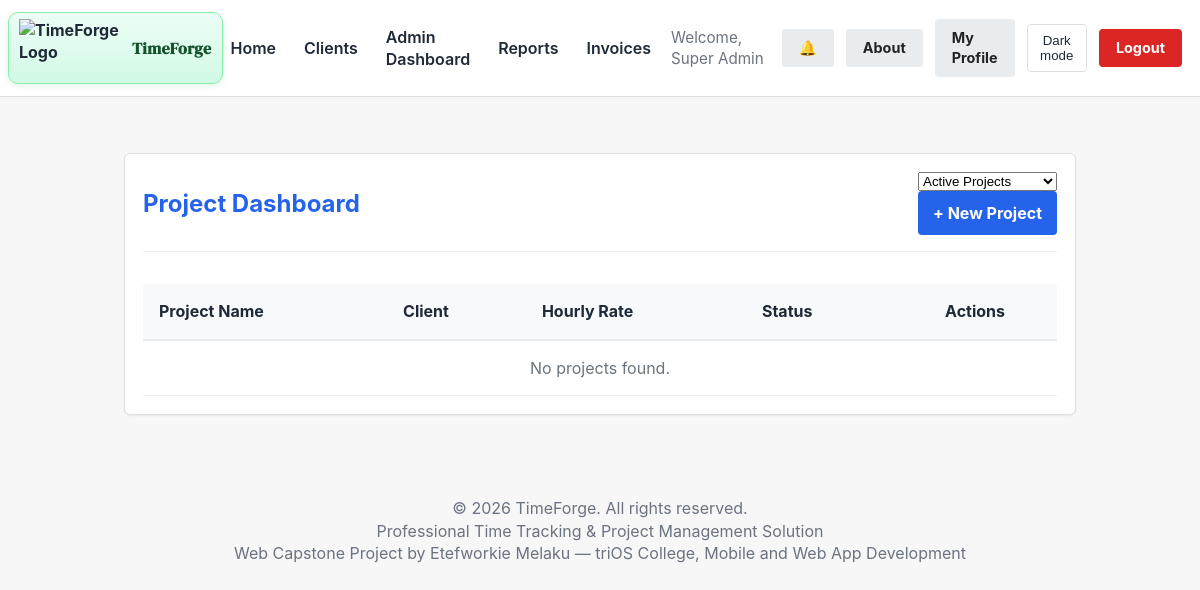
/ (signed in), run on an earlier commit of the app's database.
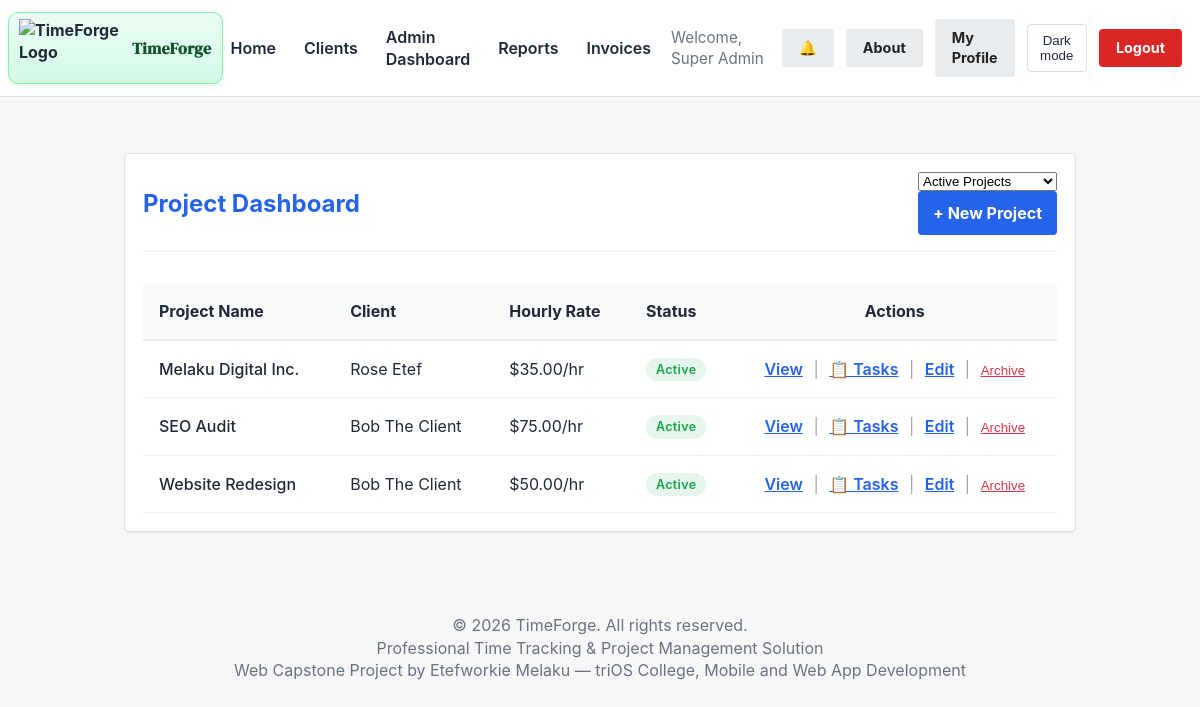
And on a later commit of the database.
### tables this page shows
CREATE TABLE `projects` (
  `id` int(11) NOT NULL AUTO_INCREMENT,
  `company_id` int(11) DEFAULT NULL,
  `project_name` varchar(100) NOT NULL,
  `description` text DEFAULT NULL,
  `client_id` int(11) NOT NULL,
  `created_by` int(11) DEFAULT NULL,
  `hourly_rate` decimal(10,2) DEFAULT 0.00,
  `budget` decimal(10,2) DEFAULT NULL,
  `deadline` date DEFAULT NULL,
  `status` enum('active','completed','archived') DEFAULT 'active',
  `stage` enum('planning','in_progress','review','testing','on_hold','completed','archived') DEFAULT 'planning',
  `created_at` timestamp NOT NULL DEFAULT current_timestamp(),
  `updated_at` timestamp NOT NULL DEFAULT current_timestamp() ON UPDATE current_timestamp(),
  `deleted_at` timestamp NULL DEFAULT NULL,
  `deleted_by` int(11) DEFAULT NULL,
  `deletion_requested` tinyint(1) DEFAULT 0,
  `deletion_requested_by` int(11) DEFAULT NULL,
  `deletion_requested_at` timestamp NULL DEFAULT NULL,
  `deletion_reason` text DEFAULT NULL,
  `progress_percentage` int(11) DEFAULT 0,
  `budget_alert_75` tinyint(1) DEFAULT 0,
  `budget_alert_90` tinyint(1) DEFAULT 0,
  `budget_alert_100` tinyint(1) DEFAULT 0,
  `screenshots_enabled` tinyint(1) NOT NULL DEFAULT 1 COMMENT '1 = auto-capture screenshots while timer runs, 0 = disabled',
  `tax_rate` decimal(5,2) DEFAULT 0.00 COMMENT 'Default tax percentage for invoices on this project',
  PRIMARY KEY (`id`),
  KEY `created_by` (`created_by`),
  KEY `projects_ibfk_1` (`client_id`),
  KEY `status` (`status`),
  KEY `deleted_at` (`deleted_at`),
  KEY `projects_company_id` (`company_id`),
  CONSTRAINT `projects_fk_company` FOREIGN KEY (`company_id`) REFERENCES `companies` (`id`) ON DELETE CASCADE,
  CONSTRAINT `projects_ibfk_1` FOREIGN KEY (`client_id`) REFERENCES `clients` (`id`) ON DELETE CASCADE,
  CONSTRAINT `projects_ibfk_2` FOREIGN KEY (`created_by`) REFERENCES `users` (`id`) ON DELETE SET NULL
);

CREATE TABLE `clients` (
  `id` int(11) NOT NULL AUTO_INCREMENT,
  `company_id` int(11) DEFAULT NULL,
  `client_name` varchar(100) NOT NULL,
  `company_name` varchar(100) DEFAULT NULL,
  `email` varchar(100) NOT NULL,
  `phone` varchar(20) DEFAULT NULL,
  `address` text DEFAULT NULL,
  `user_id` int(11) DEFAULT NULL,
  `created_by` int(11) NOT NULL,
  `created_at` timestamp NOT NULL DEFAULT current_timestamp(),
  `updated_at` timestamp NOT NULL DEFAULT current_timestamp() ON UPDATE current_timestamp(),
  `is_active` tinyint(1) DEFAULT 1,
  PRIMARY KEY (`id`),
  UNIQUE KEY `email` (`email`),
  KEY `user_id` (`user_id`),
  KEY `created_by` (`created_by`),
  KEY `is_active` (`is_active`),
  KEY `clients_company_id` (`company_id`),
  CONSTRAINT `clients_fk_company` FOREIGN KEY (`company_id`) REFERENCES `companies` (`id`) ON DELETE CASCADE,
  CONSTRAINT `clients_ibfk_1` FOREIGN KEY (`user_id`) REFERENCES `users` (`id`) ON DELETE SET NULL,
  CONSTRAINT `clients_ibfk_2` FOREIGN KEY (`created_by`) REFERENCES `users` (`id`) ON DELETE CASCADE
);

### src/Core/Auth.php (called while the page is built, shortened)
<?php
function devBypassEnabled() {
    return defined('DEV_AUTH_BYPASS') && DEV_AUTH_BYPASS === true;
}
function isLoggedIn() {
    return isset($_SESSION['user_id']) && !empty($_SESSION['user_id']);
}

### index.php (the view, shortened to what the changed rows need)
<?php
require_once __DIR__ . '/includes/auth.php';
require_once __DIR__ . '/db.php';
$role = $_SESSION['role'] ?? null;
$view = $_GET['view'] ?? '';
if (isLoggedIn() && $view !== 'welcome') {
    $whereClause = "WHERE p.deleted_at IS NULL";
    if ($role === 'admin') {
        $query = "SELECT p.*, c.client_name, c.company_name,
                  (SELECT COUNT(*) FROM tasks t WHERE t.project_id = p.id AND t.status != 'done') AS open_task_count
                  FROM projects p
                  LEFT JOIN clients c ON c.id = p.client_id
                  $whereClause AND p.company_id = :company_id
                  ORDER BY p.id DESC";
        $p_stmt = $pdo->prepare($query);
        $p_stmt->bindValue(':company_id', $_SESSION['company_id'], PDO::PARAM_INT);
        $p_stmt->execute();
    }
    $projects = $p_stmt->fetchAll();
}
?>
<!DOCTYPE html>
<html lang="en">
<head>
    <link rel="stylesheet" href="css/style.css">
    <link rel="stylesheet" href="css/time_tracker.css">
</head>
<body>
    <?php include_once __DIR__ . '/includes/header_partial.php'; ?>
<?php if (isLoggedIn() && $view !== 'welcome'): ?>
    <main class="container">
        <div class="card dashboard-card">
            <div class="dashboard-header">
                <h2>Project Dashboard</h2>
            </div>
            <div class="table-responsive">
                <table class="project-table">
                    <thead>
                        <tr>
                            <th>Project Name</th>
                            <th>Client</th>
                            <th>Hourly Rate</th>
                            <th>Status</th>
                            <th class="text-center">Actions</th>
                        </tr>
                    </thead>
                    <tbody>
                        <?php if (!empty($projects)): ?>
                            <?php foreach ($projects as $project): ?>
                            <tr>
                                <td class="project-name"><?php echo htmlspecialchars($project['project_name']); ?></td>
                                <td>
                                    <?php
                                        $clientLabel = $project['client_name'] ?? '';
                                        echo htmlspecialchars($clientLabel);
                                    ?>
                                </td>
                                <td>$<?php echo number_format($project['hourly_rate'], 2); ?>/hr</td>
                                <td><span class="status-badge status-<?php echo htmlspecialchars($project['status']); ?>"><?php echo ucfirst(htmlspecialchars($project['status'])); ?></span></td>
                                <td class="text-center">
                                    <a class="action-link" href="project_details.php?id=<?php echo (int)$project['id']; ?>">View</a>
                                    <?php if ($role === 'admin' || $role === 'freelancer'): ?>
                                    <span class="action-sep">|</span>
                                    <a class="action-link" href="tasks.php?project_id=<?php echo (int)$project['id']; ?>">📋 Tasks</a>
                                    <span class="action-sep">|</span>
                                    <a class="action-link" href="edit_project.php?id=<?php echo (int)$project['id']; ?>">Edit</a>
                                    <?php endif; ?>
                                    <?php if ($role === 'admin'): ?>
                                        <span class="action-sep">|</span>
                                        <?php if (!empty($project['deleted_at'])): ?>
                                            <form action="restore_project.php" method="post" class="d-inline">
                                                <input type="hidden" name="project_id" value="<?php echo $project['id']; ?>">
                                                <button type="submit" class="action-btn-restore">Restore</button>
                                            </form>
                                        <?php else: ?>
                                            <form action="delete_project.php" method="post" onsubmit="return confirm('Are you sure you want to archive this project? It can be restored later.');" class="d-inline">
                                                <button type="submit" class="action-btn-delete">Archive</button>
                                            </form>
                                        <?php endif; ?>
                                    <?php else: ?>
                                    <?php endif; ?>
                                </td>
                            </tr>
                            <?php endforeach; ?>
                        <?php else: ?>
                            <tr>
                                <td colspan="5" class="empty-state">No projects found.</td>
                            </tr>
                        <?php endif; ?>
                    </tbody>
                </table>
            </div>
        </div>
    </main>
<?php endif; ?>
</body>
</html>

What changed in the data, as far as the page shows it:
now on this page (row edited): projects: project_name "Melaku Digital Inc.", client.client_name "Rose Etef", hourly_rate "35.00", status "Active"
now on this page (row edited): projects: project_name "SEO Audit", client.client_name "Bob The Client", hourly_rate "75.00", status "Active"
now on this page (row edited): projects: project_name "Website Redesign", client.client_name "Bob The Client", hourly_rate "50.00", status "Active"
Also different on the page:
text no longer shown: "No projects found."
